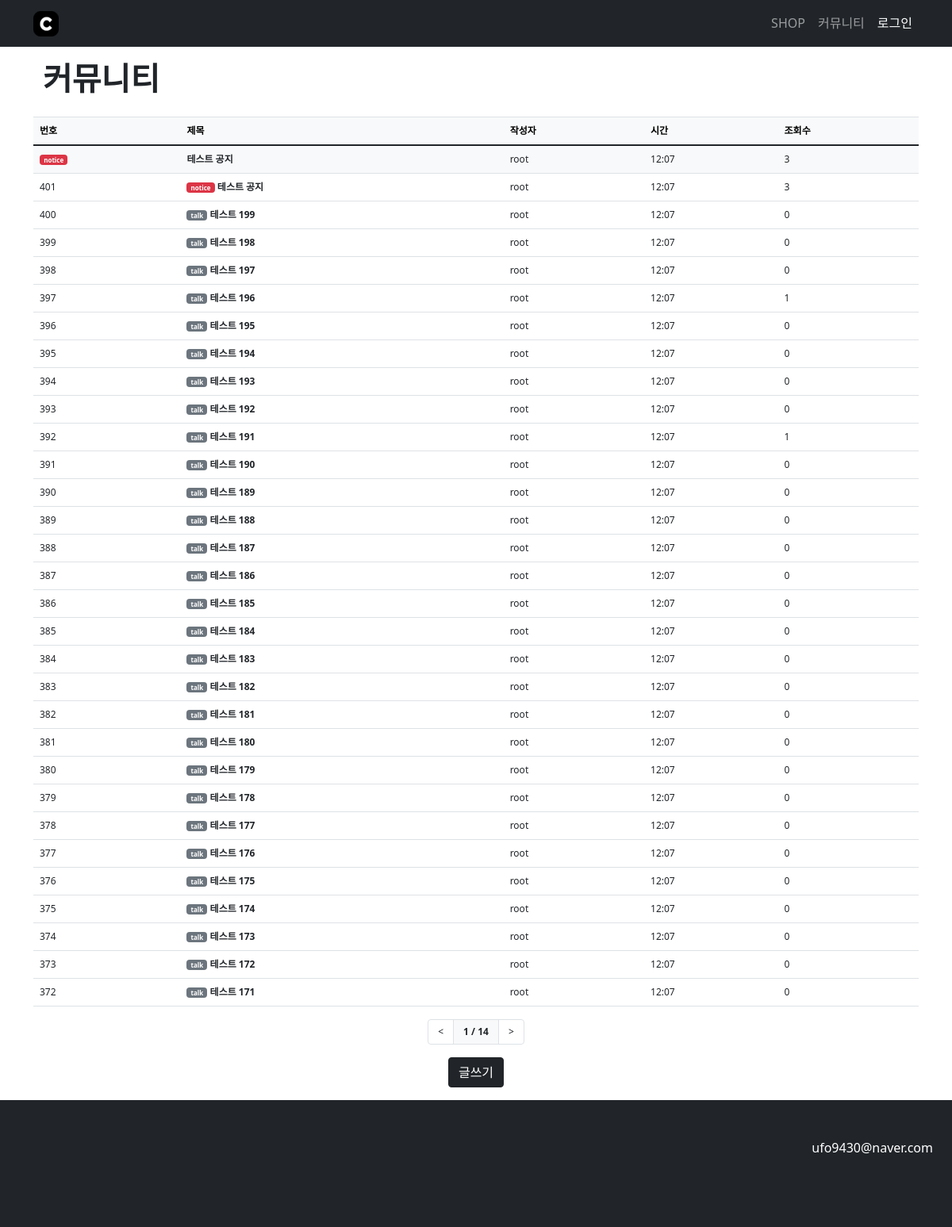
The page /posts/ on the database as committed earlier.
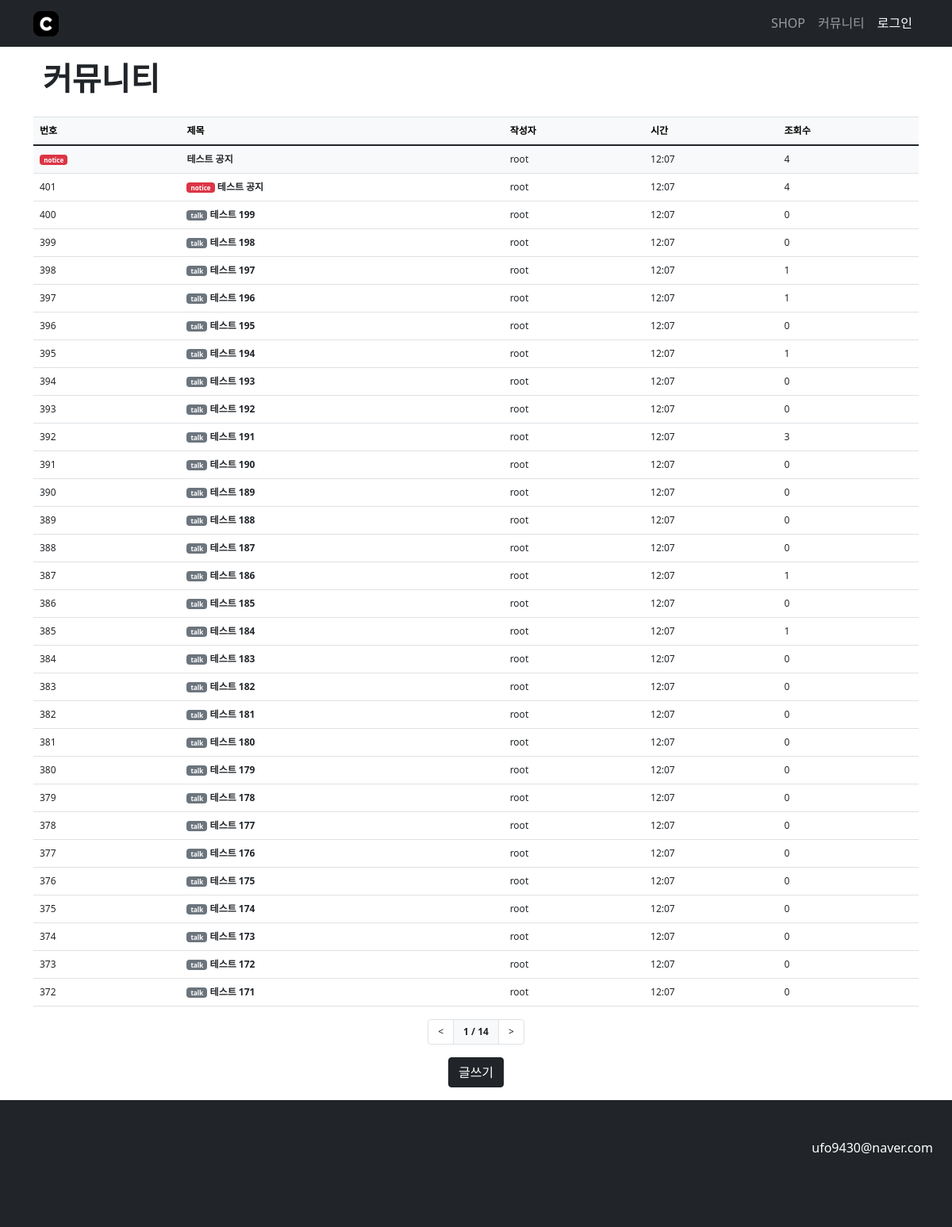
The same page on the database as committed later.
### community/models.py (models this page shows)
class Article(models.Model):
    category = models.CharField(max_length=50, choices=CATEGORY, null=True)
    name = models.ForeignKey(User, on_delete=models.CASCADE)
    title = models.CharField(max_length=50)
    contents = RichTextUploadingField(blank=True, null=True)
    cdate = models.DateTimeField(auto_now_add=True)
    hits = models.PositiveIntegerField(default=0, verbose_name='조회수')

### users/models.py (models this page shows)
class User(AbstractUser):
    profile_picture = models.ImageField(upload_to='profile', default='/media/profile/profile_default.jpg', null=True)

### community/views.py (the view)
# urls.py: path('posts/',include('community.urls')),
def posts(request):
    page = request.GET.get('page', '1')
    articleList = Article.objects.order_by('-cdate')
    noticeList = Article.objects.filter(category='notice')
    paginator = Paginator(articleList, 30)
    page_obj = paginator.get_page(page)
    max_page = len(paginator.page_range)
    context = {'articleList': page_obj, 'max_page': max_page, 'noticeList':noticeList}
    return render(request, 'community/posts.html', context)

### templates/community/posts.html (shortened to what this page needs)
{% extends "base.html" %}
{% load community_filter %}
{% block content %}
<div class="container my-3">
    <div class="container d-flex my-3 justify-content-start">
        <div>
            <h1 style="font-weight: bold;">커뮤니티</h1>
        </div>
    </div>
    <table class="table border-top" style="font-size: 12px;">
        <thead>
            <tr class="table-light">
                <th>번호</th>
                <th>제목</th>
                <th>작성자</th>
                <th>시간</th>
                <th>조회수</th>
            </tr>
        </thead>
        <tbody>
            {%for notice in noticeList %}
            <tr class="bg-light">
                <td>
                    <span class="badge bg-danger" style="font-size: 8px;">{{notice.category}}</span>
                </td>
                <td>
                    <strong><a href="/posts/v/{{notice.id}}" class="text-decoration-none link-dark">{{ notice.title }}</a></strong>
                </td>
                <td>
                    {{notice.name}}
                </td>
                <td>
                    {{notice.cdate|date:"H:m"}}
                </td>
                <td>
                    {{notice.hits}}
                </td>
            </tr>
            {% endfor %}
            {%for article in articleList %}
            <tr>
                <td>{{article.id}}</td>
                <td>
                    {%if article.category == "notice" %}
                    <span class="badge bg-danger" style="font-size: 8px;">{{article.category}}</span>
                    {% else %}
                    <span class="badge bg-secondary" style="font-size: 8px;">{{article.category}}</span>
                    {% endif %}
                    <strong><a href="/posts/v/{{article.id}}" class="text-decoration-none link-dark">{{ article.title }}</a></strong>
                </td>
                <td>
                    {{article.name}}
                </td>
                <td>
                    {{article.cdate|date:"H:m"}}
                </td>
                <td>
                    {{article.hits}}
                </td>
            </tr>
            {% endfor %}
        </tbody>
    </table>
    <nav class="pagination-wrapper" style="font-size: 12px;">
        <ul class="pagination justify-content-center">
            {% if articleList.has_previous %}
            <li class="page-item">
                <a class="page-link text-dark" href="?page={{ articleList.previous_page_number }}">&lt;</a>
            </li>
            {% else %}
            <li class="page-item disabled">
                <a class="page-link text-dark" tabindex="-1" aria-disabled="true" href="#">&lt;</a>
            </li>
            {% endif %}
            <li class="page-item active" aria-current="page">
                <a class="page-link bg-light text-dark border">{{ articleList.number }} / {{ max_page }}</a>
            </li>
            {% if articleList.has_next %}
            <li class="page-item">
                <a class="page-link text-dark" href="?page={{ articleList.next_page_number }}">&gt;</a>
            </li>
            {% else %}
            <li class="page-item disabled">
                <a class="page-link text-dark" tabindex="-1" aria-disabled="true" href="#">&gt;</a>
            </li>
            {% endif %}
        </ul>
    </nav>
    <div class="text-center">
        <button class="btn btn-dark" onclick="location.href='write/' ">글쓰기</button>
    </div>
</div>
{% endblock %}

### templates/base.html (shortened to what this page needs)
{% load static %}
<!DOCTYPE html>
<html lang="ko" class="navbar-scroll">
<head>
    <link rel="stylesheet" href="{% static 'css/bootstrap.min.css' %}">
    <link rel="stylesheet" href="{% static 'css/base_style.css' %}">
</head>
<body class="d-flex flex-column min-vh-100">
    <div class="navbar-wrapper">
        <nav class="navbar navbar-expand navbar-dark bg-dark">
            <div class="container d-flex justify-content-between">
                <a class="navbar-brand" href="{% url 'home' %}"><img src="{% static 'icon/favicon-32x32.png' %}" alt=""></a>
                <ul class="navbar-nav">
                    <li class="nav-item">
                        <a class="nav-link" href="{% url 'shop:shop_main' %}">SHOP</a>
                    </li>
                    <li class="nav-item">
                        <a class="nav-link" href="{% url 'community:posts' %}">커뮤니티</a>
                    </li>
                    {% if user.is_authenticated %}
                    <li class="nav-item dropdown">
                        <a class="btn btn-dark dropdown-toggle" type="button" id="dropdownMenu" data-bs-toggle="dropdown">{{ user.username }}</a>
                        <ul class="dropdown-menu" aria-labelledby="dropdownMenu">
                            <li><a class="dropdown-item" href=" {% url 'users:profile' %}">프로필</a></li>
                            <li><a class="dropdown-item" href=" {% url 'users:logout' %}">로그아웃</a></li>
                        </ul>
                    </li>
                        {% else %}
                    <li>
                        <a class="nav-link text-white" href=" {% url 'users:login' %}">로그인</a>
                    </li>
                    {% endif %}
                </ul>
            </div>
        </nav>
    </div>
    <div class="content-wrapper">
        {% block content %}
        {% endblock %}
    </div>
    <footer class="py-5 bg-dark mt-auto p-4">
        <p class="text-white text-end">ufo9430@naver.com</p>'
    </footer>
</body>
</html>

### static/css/base_style.css (style rules this page uses)
.active { font-weight: bold; }

Rows that differ between the two databases and show on the page:
changed Article "테스트 공지": hits "3" → "4"
changed Article "테스트 197": hits "0" → "1"
changed Article "테스트 194": hits "0" → "1"
changed Article "테스트 191": hits "1" → "3"
changed Article "테스트 186": hits "0" → "1"
changed Article "테스트 184": hits "0" → "1"
